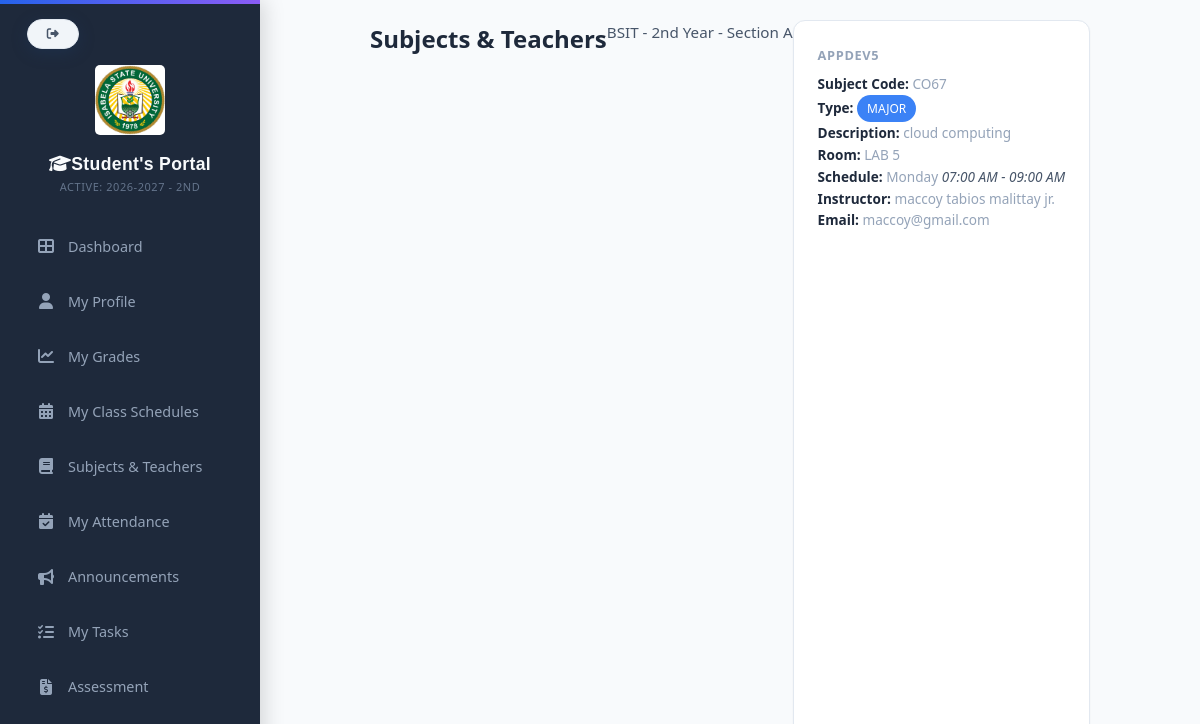
The app's page /studentsportal/students_subjects&teachers.php (signed in) with its own data.
### tables this page shows
CREATE TABLE `school_years` (
  `id` int(11) NOT NULL,
  `school_year` varchar(20) NOT NULL,
  `is_active` tinyint(1) DEFAULT 0,
  `semester` varchar(20) NOT NULL
);

CREATE TABLE `students` (
  `id` int(11) NOT NULL,
  `course_id` int(11) DEFAULT NULL,
  `student_id` varchar(50) NOT NULL,
  `profile_picture` varchar(255) DEFAULT NULL,
  `student_type` enum('New','Transferee','Continuing','Returnee','Cross-enrollee') NOT NULL,
  `last_school_attended` varchar(200) DEFAULT NULL,
  `last_school_address` varchar(200) DEFAULT NULL,
  `blood_type` varchar(5) DEFAULT NULL,
  `medical_conditions` text DEFAULT NULL,
  `allergies` text DEFAULT NULL,
  `first_name` varchar(100) NOT NULL,
  `middle_name` varchar(100) DEFAULT NULL,
  `last_name` varchar(100) NOT NULL,
  `suffix` varchar(20) DEFAULT NULL,
  `dob` date NOT NULL,
  `age` int(11) DEFAULT NULL,
  `place_of_birth` varchar(150) NOT NULL,
  `gender` enum('Male','Female') NOT NULL,
  `civil_status` enum('Single','Married','Widowed','Separated','Divorced') NOT NULL,
  `nationality` varchar(100) NOT NULL,
  `religion` varchar(100) DEFAULT NULL,
  `course` varchar(50) NOT NULL,
  `year_level` varchar(20) NOT NULL,
  `section` varchar(10) DEFAULT NULL,
  `school_year` varchar(20) NOT NULL,
  `semester` varchar(10) NOT NULL,
  `email` varchar(150) NOT NULL,
  `mobile` varchar(20) NOT NULL,
  `home_address` text NOT NULL,
  `zip_code` varchar(10) DEFAULT NULL,
  `father_name` varchar(150) DEFAULT NULL,
  `mother_name` varchar(150) DEFAULT NULL,
  `guardian_name` varchar(150) DEFAULT NULL,
  `parent_contact` varchar(20) DEFAULT NULL,
  `parent_occupation` varchar(150) DEFAULT NULL,
  `parent_employer` varchar(150) DEFAULT NULL,
  `emergency_person` varchar(150) NOT NULL,
  `emergency_number` varchar(20) NOT NULL,
  `password` varchar(255) NOT NULL,
  `created_at` timestamp NOT NULL DEFAULT current_timestamp(),
  `status` enum('Regular','Irregular','Probation','Graduated','Dropped','Transferred') NOT NULL DEFAULT 'Regular',
  `gpa` decimal(3,2) NOT NULL DEFAULT 0.00,
  `profile_image` varchar(255) DEFAULT NULL
);

CREATE TABLE `subjects` (
  `id` int(11) NOT NULL,
  `course_id` int(11) DEFAULT NULL,
  `course` varchar(100) NOT NULL,
  `year_level` varchar(20) NOT NULL,
  `section` varchar(5) NOT NULL,
  `code` varchar(20) NOT NULL,
  `subject_name` varchar(150) NOT NULL,
  `description` text DEFAULT NULL,
  `room` varchar(50) DEFAULT NULL,
  `schedule` varchar(50) DEFAULT NULL,
  `instructor` varchar(100) DEFAULT NULL,
  `day` enum('Monday','Tuesday','Wednesday','Thursday','Friday') NOT NULL,
  `time_start` time NOT NULL,
  `time_end` time NOT NULL,
  `teacher_id` int(11) DEFAULT NULL,
  `subject_type` varchar(50) DEFAULT NULL
);

CREATE TABLE `teachers` (
  `id` int(11) NOT NULL,
  `teacher_id` varchar(50) NOT NULL,
  `first_name` varchar(100) NOT NULL,
  `middle_name` varchar(100) DEFAULT NULL,
  `last_name` varchar(100) NOT NULL,
  `suffix` varchar(20) DEFAULT NULL,
  `dob` date NOT NULL,
  `gender` enum('Male','Female') NOT NULL,
  `civil_status` enum('Single','Married','Widowed','Separated','Divorced') NOT NULL,
  `nationality` varchar(100) NOT NULL,
  `teacher_type` varchar(100) NOT NULL,
  `course` varchar(20) NOT NULL,
  `email` varchar(150) NOT NULL,
  `mobile` varchar(20) NOT NULL,
  `home_address` text NOT NULL,
  `emergency_person` varchar(150) NOT NULL,
  `emergency_number` varchar(20) NOT NULL,
  `password` varchar(255) NOT NULL,
  `created_at` timestamp NOT NULL DEFAULT current_timestamp(),
  `year_levels` varchar(255) DEFAULT NULL,
  `sections` varchar(255) DEFAULT NULL
);

### config/paths.php (called while the page is built, shortened)
<?php
function asset($path)
{
    return BASE_URL . ltrim($path, '/');
}

### config/current_school_year.php (called while the page is built, shortened)
<?php
function getActiveSchoolYear($conn) {
    $result = mysqli_query($conn, "
        SELECT school_year FROM school_years WHERE is_active = 1 LIMIT 1
    ");
    if ($row = mysqli_fetch_assoc($result)) {
        return $row['school_year'];
    }
    return null;
}
function getActiveSemester($conn) {
    $result = mysqli_query($conn, "
        SELECT semester FROM school_years WHERE is_active = 1 LIMIT 1
    ");
    if ($row = mysqli_fetch_assoc($result)) {
        return $row['semester'];
    }
    return null;
}
?>

### studentsportal/students_subjects&teachers.php (the view, shortened to what this page needs)
<?php
require_once dirname(__DIR__) . '/config/paths.php';
require_once CONFIG_PATH . 'database.php';
$student_id = $_SESSION['student_id'];
$stmt = $conn->prepare("SELECT course, year_level, section FROM students WHERE id = ?");
$stmt->bind_param("i", $student_id);
$stmt->execute();
$result = $stmt->get_result();
$student = $result->fetch_assoc();
$course_name = $student['course'];
$year        = $student['year_level'];
$section     = $student['section'];
$stmt = $conn->prepare("SELECT id FROM courses WHERE course_name = ?");
$stmt->bind_param("s", $course_name);
$stmt->execute();
$result = $stmt->get_result();
$course_row = $result->fetch_assoc();
$course_id = $course_row['id'];
$stmt = $conn->prepare("
    SELECT
        s.code,
        s.subject_name,
        s.description,
        s.room,
        s.day,
        s.time_start,
        s.time_end,
 s.instructor,
        s.subject_type,
        s.section,
        CONCAT(
            t.first_name, ' ',
            IFNULL(t.middle_name, ''), ' ',
            t.last_name, ' ',
            IFNULL(t.suffix, '')
        ) AS instructor_name,
        t.email AS instructor_email
    FROM subjects s
    LEFT JOIN teachers t ON s.instructor = t.teacher_id
    WHERE s.course_id = ?
      AND s.year_level = ?
      AND (s.section IS NULL OR s.section = '' OR s.section = ?)
    ORDER BY s.subject_name ASC
");
$stmt->bind_param("iss", $course_id, $year, $section);
$stmt->execute();
$result = $stmt->get_result();
$subjects = [];
while ($row = $result->fetch_assoc()) {
    $subjects[] = $row;
}
?>
<!DOCTYPE html>
<html lang="en">
<head>
<link rel="stylesheet" href="<?= asset('css/studentportal.css') ?>">
</head>
<body>
<?php include PROJECT_ROOT . '/studentsportal/students_sidebar.php'; ?>
<div class="main-content">
    <h2>Subjects & Teachers</h2>
    <p>
        <?= htmlspecialchars($course_name) ?> -
        <?= htmlspecialchars($year) ?> -
        Section <?= htmlspecialchars($section) ?>
    </p>
    <?php if (count($subjects) > 0): ?>
        <?php foreach ($subjects as $subject): ?>
            <div class="card">
                <h3><?= htmlspecialchars($subject['subject_name']) ?></h3>
                <p>
                    <span class="label">Subject Code:</span>
                    <?= htmlspecialchars($subject['code']) ?>
                </p>
                <p>
                    <span class="label">Type:</span>
                    <span class="badge <?= $subject['subject_type']=='MINOR' ? 'badge-minor' : 'badge-major' ?>"><?= strtoupper($subject['subject_type']) ?></span>
                </p>
                <p>
                    <span class="label">Description:</span>
                    <?= htmlspecialchars($subject['description'] ?: '-') ?>
                </p>
                <p>
                    <span class="label">Room:</span>
                    <?= htmlspecialchars($subject['room'] ?: '-') ?>
                </p>
                <p>
                    <span class="label">Schedule:</span>
                    <?= htmlspecialchars($subject['day'] ?: '-') ?>
                    <span class="schedule-time">
                        <?= $subject['time_start'] ? date("h:i A", strtotime($subject['time_start'])) : '-' ?> -
                        <?= $subject['time_end'] ? date("h:i A", strtotime($subject['time_end'])) : '-' ?>
                    </span>
                </p>
                <p>
                    <span class="label">Instructor:</span>
                    <?= htmlspecialchars(trim($subject['instructor_name']) ?: $subject['instructor']) ?>
                </p>
                <p>
                    <span class="label">Email:</span>
                    <?= htmlspecialchars($subject['instructor_email'] ?: '-') ?>
                </p>
            </div>
        <?php endforeach; ?>
    <?php else: ?>
        <p>No subjects found for your course, year level, or section.</p>
    <?php endif; ?>
</div>
</body>
</html>

### studentsportal/students_sidebar.php (shortened to what this page needs)
<?php
require_once dirname(__DIR__) . '/config/paths.php';
$current = basename($_SERVER['PHP_SELF']);
?>
<!DOCTYPE html>
<html lang="en">
<head>
<link rel="stylesheet" href="<?php echo asset('css/studentportal.css'); ?>">
     <link rel="stylesheet" href="https://cdnjs.cloudflare.com/ajax/libs/font-awesome/6.5.0/css/all.min.css">
</head>
<body>
    <div class="sidebar" id="sidebar">
           <a href="#" class="back-arrow logout-btn" onclick="showLogoutConfirmation(event)">
        <i class="fas fa-sign-out-alt"></i>
    </a>
        <div class="sidebar-header">
<img src="<?php echo asset('images/622685015_925666030131412_6886851389087569993_n.jpg'); ?>" alt="School Logo" style="width: 70px; display: block; margin: 40px auto 15px auto;border-radius: 5px; animation: float 3s ease-in-out infinite;">
<h2 style="margin-top: 5px;"><i class="fas fa-graduation-cap"></i>Student's Portal</h2>
<p class="sidebar-sub">
    <?php
include_once PROJECT_ROOT . '/config/current_school_year.php';
    $active_year = getActiveSchoolYear($conn) ?? 'Academic Year Not Set';
    $active_sem = getActiveSemester($conn) ?? '';
    ?>
    Active: <?php echo htmlspecialchars($active_year); ?> - <?php echo htmlspecialchars($active_sem); ?>
</p>
        </div>
        <div class="menu">
           <a href="<?php echo BASE_URL; ?>studentsportal/students_dashboard.php" class="<?= $current=='students_dashboard.php'?'active':'' ?>">
        <i class="fas fa-th-large"></i> Dashboard
    </a>
            <a href="<?php echo BASE_URL; ?>studentsportal/students_profile.php" class="<?= $current=='students_profile.php'?'active':'' ?>">
        <i class="fas fa-user"></i> My Profile
    </a>
            <a href="<?php echo BASE_URL; ?>studentsportal/students_grades.php" class="<?= $current=='students_grades.php'?'active':'' ?>">
        <i class="fas fa-chart-line"></i> My Grades
    </a>
            <a href="<?php echo BASE_URL; ?>studentsportal/students_classSchedule.php" class="<?= $current=='students_classSchedule.php'?'active':'' ?>">
        <i class="fas fa-calendar-alt"></i> My Class Schedules
    </a>
            <a href="<?php echo BASE_URL; ?>studentsportal/students_subjects&teachers.php" class="<?= $current=='students_subjects_teachers.php'?'active':'' ?>">
        <i class="fas fa-book"></i> Subjects & Teachers
    </a>
            <a href="<?php echo BASE_URL; ?>studentsportal/students_attendance.php" class="<?= $current=='students_attendance.php'?'active':'' ?>">
        <i class="fas fa-calendar-check"></i> My Attendance
    </a>
            <a href="<?php echo BASE_URL; ?>studentsportal/students_announcements.php" class="<?= $current=='students_announcements.php'?'active':'' ?>">
        <i class="fas fa-bullhorn"></i> Announcements
    </a>
            <a href="<?php echo BASE_URL; ?>studentsportal/students_tasks.php" class="<?= $current=='students_tasks.php'?'active':'' ?>"><i class="fas fa-tasks"></i> My Tasks</a>
            <a href="<?php echo BASE_URL; ?>studentsportal/assessment.php" class="<?= $current=='assessment.php'?'active':'' ?>"><i class="fas fa-file-invoice-dollar"></i> Assessment</a></div>
    </div>
</body>
</html>

### studentsportal/students_subjects&teachers.php (style rules this page uses)
.badge { padding: 4px 8px; border-radius: 4px; font-size: 0.8em; font-weight: bold; color: white; }
.badge-major { background-color: #3b82f6; }

### records on screen
school_years: school_year "2026-2027", semester "2ND"
students: course "BSIT", year_level "2nd Year", section "A"
subjects: subject_name "APPDEV5", code "CO67", subject_type "MAJOR", description "cloud computing", room "LAB 5", day "Monday", time_start "07:00 AM", time_end "09:00 AM", instructor "maccoy tabios malittay jr.", teachers.email "maccoy@gmail.com"
